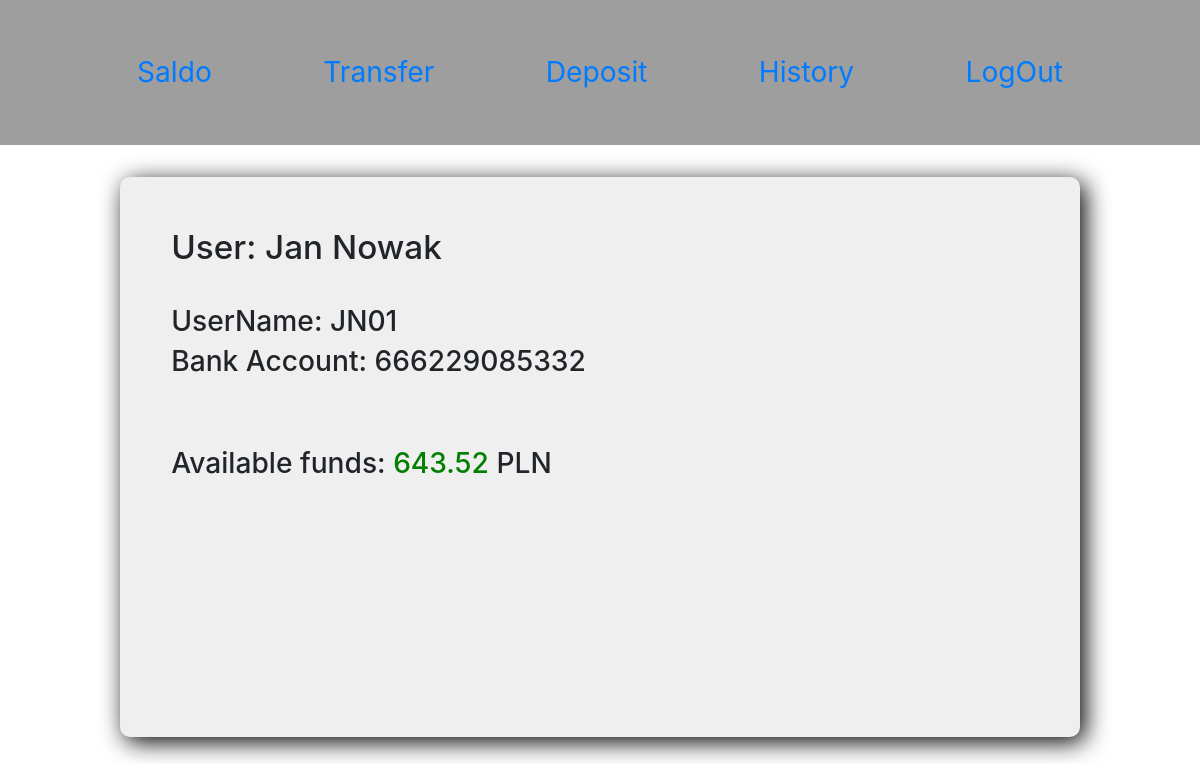
Before: /account/saldo/ (signed in) with the older database file.
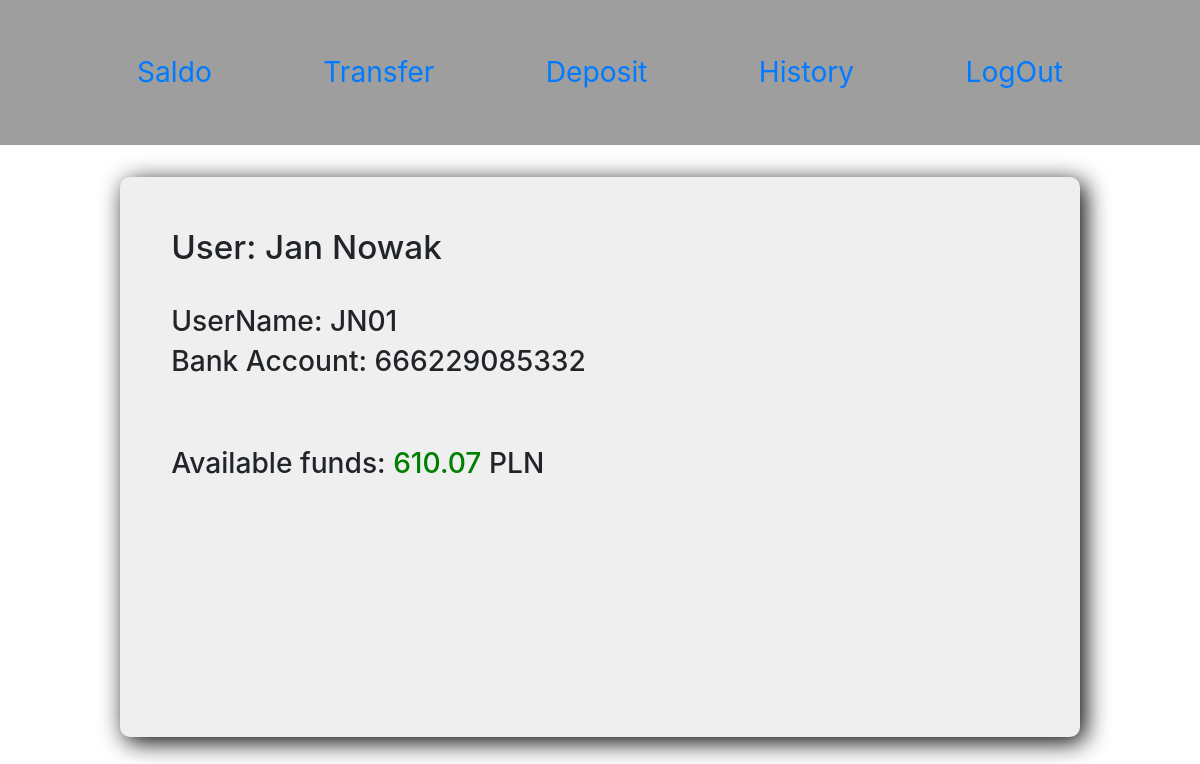
After: the same page with the newer database file.
### account/models.py (models this page shows, shortened)
class Account(models.Model):
    def accountGenerator():
        seq = ['0', '1', '2', '3', '4', '5', '6', '7', '8', '9']
        account = [random.choice(seq) for i in range(0, 12)]
        account = "".join(account)
        return account
    owner = models.ForeignKey(User, on_delete=models.CASCADE)
    saldo = models.DecimalField(decimal_places=2, max_digits=10, validators=[
                                MinValueValidator(0.00)])
    accountNumber = models.CharField(
        max_length=12, unique=True, default=accountGenerator)
    created_time = models.DateTimeField(default=datetime.now, blank=True)

### account/views.py (the view)
# urls.py: path('account/saldo/', views.saldoView, name='saldoView'),
@login_required(login_url='login')
def saldoView(request):
    account = Account.objects.filter(owner=request.user.id).first()
    context = {'account': account}
    return render(request, 'account/saldo.html', context)

### account/templates/account/saldo.html (shortened to what this page needs)
{% extends "account/account.html" %}
{% block content %}
    <h1>User: {{ request.user.first_name }} {{ request.user.last_name }}</h1>
    <br>
    {% if account %}
        <h2>UserName: {{ request.user.username }}</h2>
        <h2>Bank Account: {{ account.accountNumber}}</h2>
        <br><br>
        <h2>Available funds: <span>{{ account.saldo }}</span> PLN</h2>
    {% else %}
        <h1>You don't have Bank Account yet. Please contact administrator.</h1>
    {% endif %}
{% endblock %}

Changed rows visible on the page:
changed Account: saldo "643.52" → "610.07"
